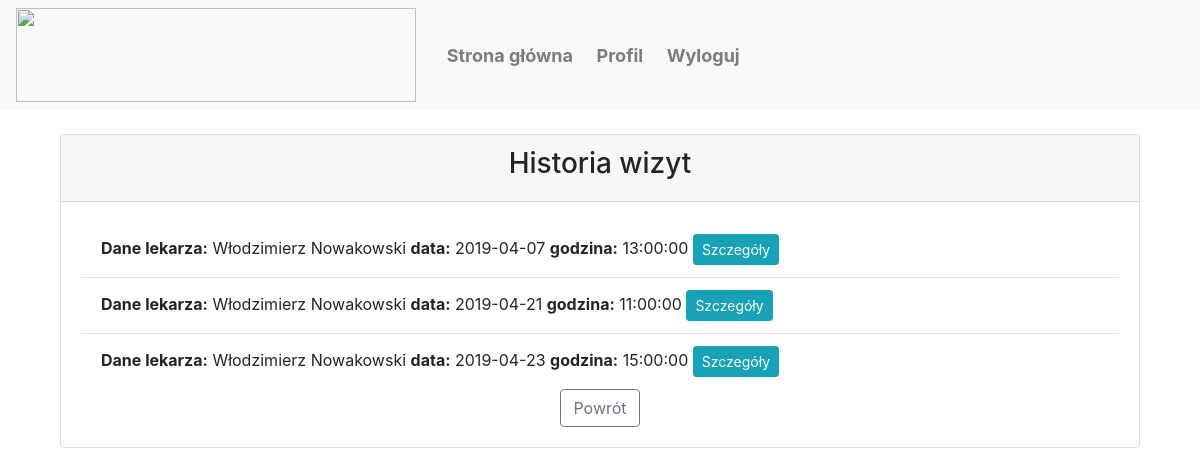
Page /profile/visits (signed in) on the committed database.
### flaskproject/models.py (models this page shows, shortened)
class User(db.Model, UserMixin):
	id = db.Column(db.Integer, primary_key=True)
	name = db.Column(db.String(25), nullable=False)
	surname = db.Column(db.String(35), nullable=False)
	email = db.Column(db.String(120), unique=True, nullable=False)
	password = db.Column(db.String(60), nullable=False)
	phoneNumber = db.Column(db.Integer, nullable=False)
	userType = db.Column(db.String(20), default = 'user')

class Visit(db.Model):
	id = db.Column(db.Integer, primary_key=True, nullable=False, unique=True)
	bookerId = db.Column(db.Integer, db.ForeignKey('user.id'))
	doctorId = db.Column(db.Integer, nullable=False)
	date = db.Column(db.String(20), nullable=False)
	startTime = db.Column(db.String(20), nullable=False)
	diganosis = db.Column(db.String(600), nullable=False, default = 'Brak diagnozy')
	recommendations = db.Column(db.String(600), nullable=False, default = 'Brak zaleceń')

### flaskproject/routes.py (the view)
@app.route("/profile/visits", methods=["GET", "POST"])
def profileVisits():
	if current_user.is_authenticated==False:
		return redirect(url_for('home'))
	if current_user.userType!="user":
		return redirect(url_for('home'))
	date = datetime.now().strftime("%Y-%m-%d")
	visitsHistory = Visit.query.filter(Visit.bookerId==current_user.id, Visit.date < date).all()
	doctor = User.query.filter(User.userType=='doctor', User.id==Visit.doctorId).all()
	return render_template('profilevisits.html', title='Historia wizyt', visitsHistory=visitsHistory, doctor=doctor)

### flaskproject/models.py (called while the page is built)
@login_manager.user_loader
def load_user(user_id):
    return User.query.get(int(user_id))

### flaskproject/templates/profilevisits.html
{% extends "layout.html" %}
{% block content %}
	<div class="col-md-12">
		<div class="card">
			<div class="card-header">
				<center><h3>Historia wizyt</h3></center>
			</div>
			<div class="card-body">
				<div class="row">
					<div class="col-lg-12 col-sm-12">
						<ul class="list-group list-group-flush">
							{% if visitsHistory %}
								{%for element in visitsHistory%}
								{%for i in doctor%}
								{% if element.doctorId==i.id %}
									<li class="list-group-item">
										<b>Dane lekarza:</b> {{ i.name }} {{ i.surname }}
										<b>data:</b> {{ element.date }}
										<b>godzina:</b> {{ element.startTime }}
										<a href="/profile/visits/{{ element.id }}" class="btn btn-info btn-sm">Szczegóły</a>
									</li>
									{%endif%}
									{%endfor%}
									{%endfor%}
								{% else %}
									<li class="list-group-item">Brak umówionych wizyt</li>
								{% endif %}
							</ul>
						</div>
					</div>
					<center><a href="/profile" class="btn btn-outline-secondary">Powrót</a></center>
				</div>
			</div>
		</div>
	{% endblock content %}

### rows in the picture
Visit: date "2019-04-07", startTime "13:00:00"
User: name "Włodzimierz", surname "Nowakowski"
Visit: date "2019-04-21", startTime "11:00:00"
Visit: date "2019-04-23", startTime "15:00:00"
